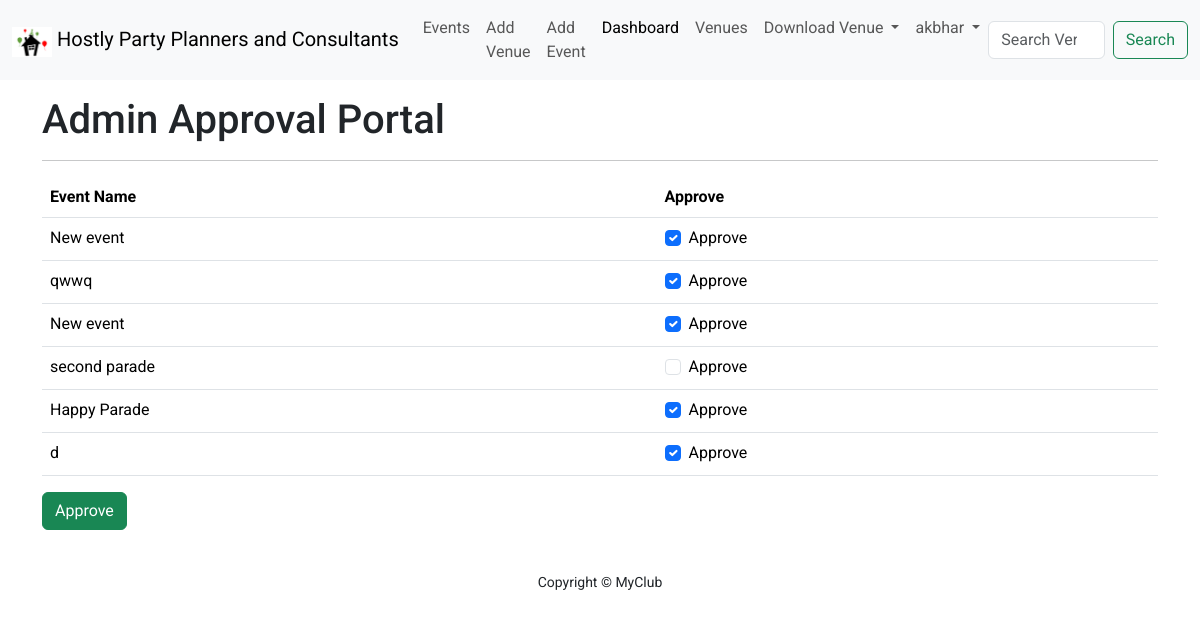
/admin_approval/ (signed in), run on an earlier commit of the app's database.
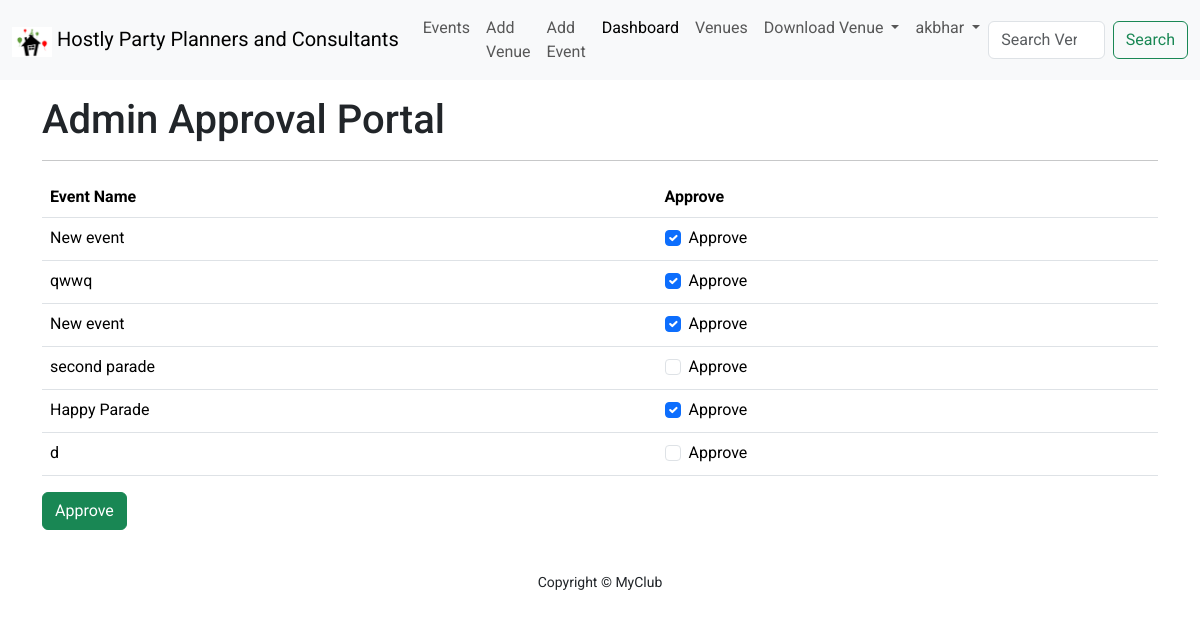
And on a later commit of the database.
### club_events/models.py (models this page shows, shortened)
class Event(models.Model):
    name = models.CharField(max_length=120)
    event_date_time = models.DateTimeField()
    venue = models.ForeignKey(Venue, on_delete=models.CASCADE)
    manager = models.ForeignKey(User, on_delete=models.SET_NULL, blank=True, null=True)
    description = models.TextField(blank=True)
    attendees = models.ManyToManyField(User, related_name='attendees', blank=True)
    approved = models.BooleanField(default=False)

### club_events/views.py (the view, shortened to what this page needs)
# urls.py: path('admin_approval/', views.AdminApprovalCreateView.as_view(), name='admin_approval'),
class AdminApprovalCreateView(StaffRequiredMixin, ListView):
    model = Event
    fields = '__all__'
    template_name = 'events/admin_approval.html'
    context_object_name = 'events'
    ordering = 'event_date_time'

### club_events/views.py (called while the page is built)
    def test_func(self):
        return self.request.user.is_staff

### club_events/templates/events/admin_approval.html (shortened to what this page needs)
{% extends 'base.html' %}
{% load crispy_forms_tags %}
{% block content %}
    <div class="container">
        <h1 class="text-capitalize">admin approval portal</h1>
        <hr>
        <form method="post">
            <fieldset class="form-group">
                <div class="table-responsive">
                    <table class="table">
                        <thead>
                        <tr>
                            <th scope="col">Event Name</th>
                            <th scope="col">Approve</th>
                        </tr>
                        </thead>
                        <tbody>
                        {% for event in events %}
                            <tr>
                                <td>{{ event.name }}</td>
                                <td>
                                    <div class="form-check">
                                        <input class="form-check-input" type="checkbox" value="{{ event.id }}"
                                               id="{{ event.id }}" name="approve_status"
                                                {% if event.approved %}
                                               checked
                                                {% endif %}
                                        >
                                        <label class="form-check-label" for="{{ event.id }}">
                                            Approve
                                        </label>
                                    </div>
                                </td>
                            </tr>
                        {% endfor %}
                        </tbody>
                    </table>
                </div>
            </fieldset>
            <div class="form-group pb-3">
                <button type="submit" class="btn btn-success text-capitalize">approve</button>
            </div>
        </form>
    </div>
{% endblock %}

What changed in the data, as far as the page shows it:
changed Event (number 6 of 6 on the later page): approved "☑" → "☐"
